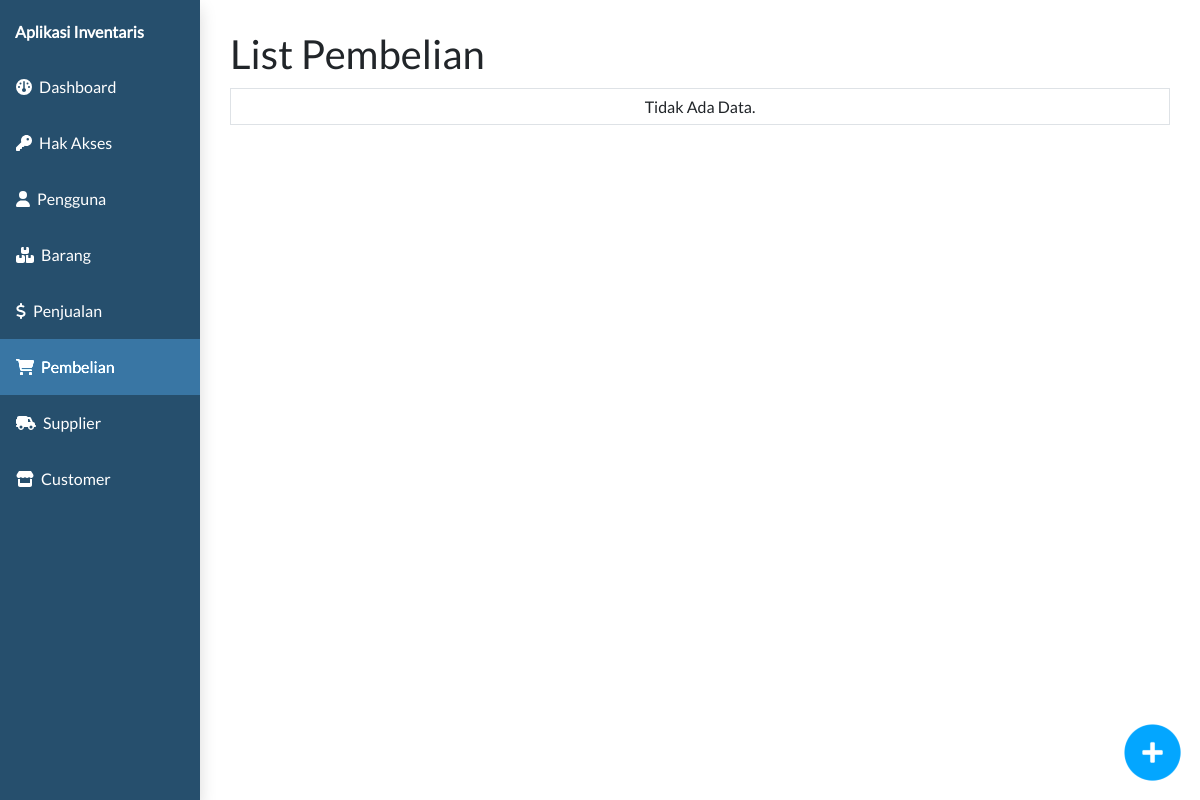
Before: /admin.php?page=pembelian&subpage=pembelian-list with the older database file.
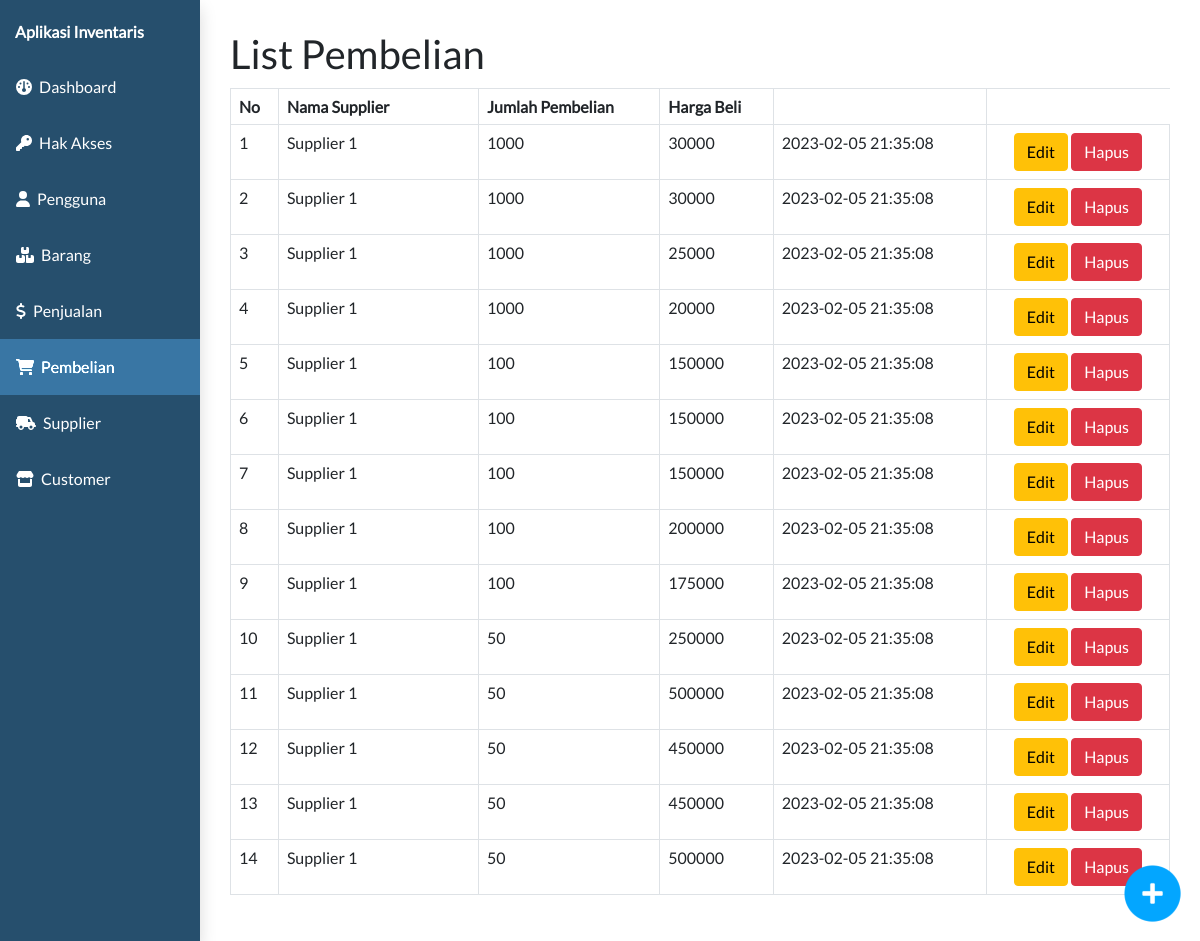
After: the same page with the newer database file.
### tables this page shows
CREATE TABLE `pembelian`  (
  `id_pembelian` int NOT NULL AUTO_INCREMENT,
  `jumlah_pembelian` int NULL DEFAULT NULL,
  `harga_beli` double NULL DEFAULT NULL,
  `id_barang` int NULL DEFAULT NULL,
  `id_supplier` int NULL DEFAULT NULL,
  `created_at` timestamp NULL DEFAULT CURRENT_TIMESTAMP,
  `updated_at` timestamp NULL DEFAULT NULL ON UPDATE CURRENT_TIMESTAMP,
  PRIMARY KEY (`id_pembelian`) USING BTREE,
  INDEX `id_barang`(`id_barang` ASC) USING BTREE,
  INDEX `id_supplier`(`id_supplier` ASC) USING BTREE,
  CONSTRAINT `pembelian_ibfk_1` FOREIGN KEY (`id_barang`) REFERENCES `barang` (`id_barang`) ON DELETE CASCADE ON UPDATE CASCADE,
  CONSTRAINT `pembelian_ibfk_2` FOREIGN KEY (`id_supplier`) REFERENCES `supplier` (`id_supplier`) ON DELETE CASCADE ON UPDATE CASCADE
);

CREATE TABLE `supplier`  (
  `id_supplier` int NOT NULL AUTO_INCREMENT,
  `nama_supplier` varchar(255) NULL DEFAULT NULL,
  `no_hp_supplier` varchar(30) NULL DEFAULT NULL,
  `alamat_supplier` text NULL,
  PRIMARY KEY (`id_supplier`) USING BTREE
);

### controller/pembelian_controller.php (called while the page is built, shortened)
<?php
require_once "controller/base_controller.php";
class PembelianController {
    function callmodel(){
        $baseController = new BaseController();
    }
    function pembelian_list(){
        $model = new model;
        $penjualan_list = $model->select3Table("pembelian", "supplier", "barang", "pembelian.id_supplier = supplier.id_supplier", "barang.id_barang = pembelian.id_barang");
        return $penjualan_list;
    }
}
?>

### model/model.php (called while the page is built, shortened)
<?php
class model {
    function select3Table($table, $table2, $table3, $on, $on2){
        require "koneksi.php";
        $data = mysqli_query($connect, "SELECT * FROM (($table INNER JOIN $table2 ON $on) INNER JOIN $table3 ON $on2)");
        $dataarray = array();
            while($row = mysqli_fetch_assoc($data)){
                $dataarray[] = $row;
            }
        return $dataarray;
    }
}
?>

### view/pembelian/pembelian-list.php (the view, shortened to what this page needs)
<?php
require_once "controller/pembelian_controller.php";
$pembelianController = new PembelianController();
$pembelianController->callasset();
$pembelian_list = $pembelianController->pembelian_list();
?>
<html>
<head>
</head>
<div class="clm-12 np">
  <div class="container-full" id="daftarproduk">
    <h1>List Pembelian</h1>
    <table class="table table-bordered" style="margin-top:10px">
      <?php if ($pembelian_list != null) : ?>
        <thead>
          <th>No</th>
          <th>Nama Supplier</th>
          <th>Jumlah Pembelian</th>
          <th>Harga Beli</th>
          <th></th>
        </thead>
        <?php $no = 1;
        foreach ($pembelian_list as  $pembelian) : ?>
          <tr>
            <td><?php echo $no;
                $no++ ?></td>
            <td style="width:200px"><?php echo $pembelian['nama_supplier'] ?></td>
            <td><?php echo $pembelian['jumlah_pembelian'] ?></td>
            <td><?php echo $pembelian['harga_beli'] ?></td>
            <td><?php echo $pembelian['created_at'] ?></td>
            <td class="text-center">
              <a href="submit.php?pembelian-edit=<?php echo $pembelian['id_pembelian'] ?>"><button class="btn btn-warning">Edit</button></a>
              <a href="submit.php?pembelian-delete=<?php echo $pembelian['id_pembelian'] ?>"><button class="btn btn-danger">Hapus</button></a>
            </td>
          </tr>
        <?php endforeach ?>
      <?php else : ?>
        <tr>
          <td colspan="7" style="text-align:center">Tidak Ada Data.</td>
        </tr>
      <?php endif ?>
    </table>
  </div>
</div>
<div class="fly-right">
  <a href="?page=pembelian&&subpage=pembelian-detail">
    <img src="assets/img/add_blue.png" class="flyitem" style="width:65px; height:65px;">
  </a>
</div>
</html>

Changed rows visible on the page:
now on this page (row edited): pembelian: id_supplier.nama_supplier "Supplier 1", jumlah_pembelian "1000", harga_beli "30000", created_at "2023-02-05 21:35:08"
now on this page (row edited): pembelian: id_supplier.nama_supplier "Supplier 1", jumlah_pembelian "1000", harga_beli "30000", created_at "2023-02-05 21:35:08"
now on this page (row edited): pembelian: id_supplier.nama_supplier "Supplier 1", jumlah_pembelian "1000", harga_beli "25000", created_at "2023-02-05 21:35:08"
now on this page (row edited): pembelian: id_supplier.nama_supplier "Supplier 1", jumlah_pembelian "1000", harga_beli "20000", created_at "2023-02-05 21:35:08"
now on this page (row edited): pembelian: id_supplier.nama_supplier "Supplier 1", jumlah_pembelian "100", harga_beli "150000", created_at "2023-02-05 21:35:08"
now on this page (row edited): pembelian: id_supplier.nama_supplier "Supplier 1", jumlah_pembelian "100", harga_beli "150000", created_at "2023-02-05 21:35:08"
now on this page (row edited): pembelian: id_supplier.nama_supplier "Supplier 1", jumlah_pembelian "100", harga_beli "150000", created_at "2023-02-05 21:35:08"
now on this page (row edited): pembelian: id_supplier.nama_supplier "Supplier 1", jumlah_pembelian "100", harga_beli "200000", created_at "2023-02-05 21:35:08"
now on this page (row edited): pembelian: id_supplier.nama_supplier "Supplier 1", jumlah_pembelian "100", harga_beli "175000", created_at "2023-02-05 21:35:08"
now on this page (row edited): pembelian: id_supplier.nama_supplier "Supplier 1", jumlah_pembelian "50", harga_beli "250000", created_at "2023-02-05 21:35:08"
now on this page (row edited): pembelian: id_supplier.nama_supplier "Supplier 1", jumlah_pembelian "50", harga_beli "500000", created_at "2023-02-05 21:35:08"
now on this page (row edited): pembelian: id_supplier.nama_supplier "Supplier 1", jumlah_pembelian "50", harga_beli "450000", created_at "2023-02-05 21:35:08"
now on this page (row edited): pembelian: id_supplier.nama_supplier "Supplier 1", jumlah_pembelian "50", harga_beli "450000", created_at "2023-02-05 21:35:08"
now on this page (row edited): pembelian: id_supplier.nama_supplier "Supplier 1", jumlah_pembelian "50", harga_beli "500000", created_at "2023-02-05 21:35:08"
Other visible differences:
text no longer shown: "Tidak Ada Data."
text now shown: "No Nama Supplier Jumlah Pembelian Harga Beli"
